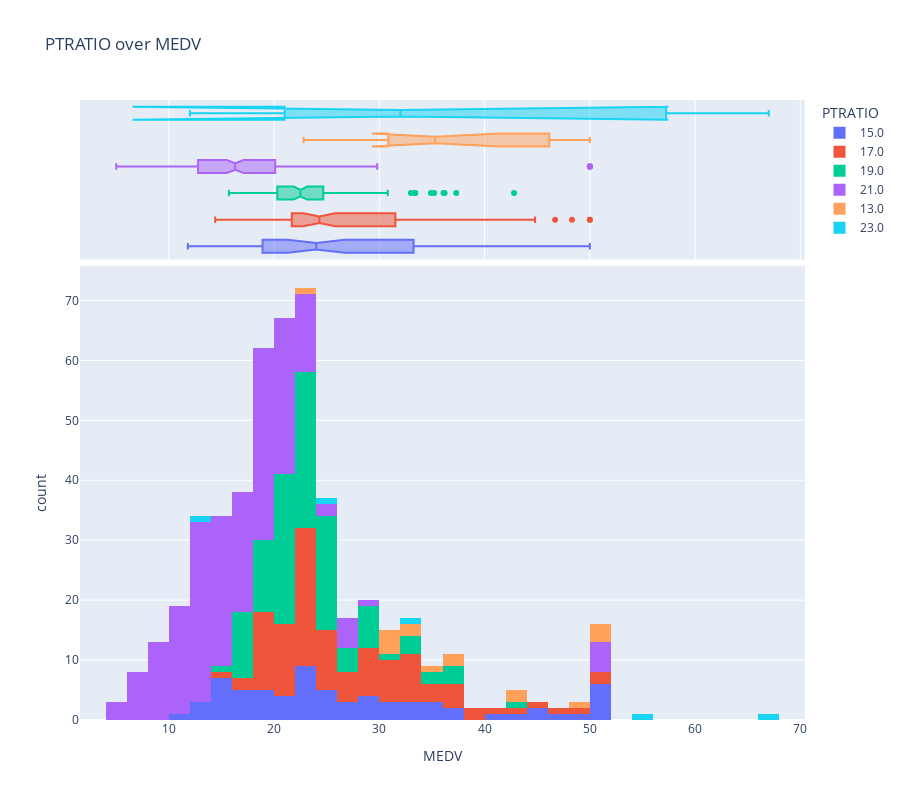

The notebook cell saved with this chart:
### Markdown cell above
#### below graph shows dependency of pupil rate in town on price of house, from which we can conclude that there is no determined dependency between these two values

### Code cell
px.histogram(
    data[["MEDV", "PTRATIO"]],
    x="MEDV",
    color="PTRATIO",
    marginal="box",
    title="PTRATIO over MEDV",
    height=800,
)

### Figure 1 — Plotly figure (JSON) as saved in the notebook; plotly's stock layout.template omitted (floating-point values rounded to 4 significant figures; data arrays with more than 128 entries replaced by an {"elided": "..."} marker saying what was removed)
{"data": [{"alignmentgroup": "True", "bingroup": "x", "hovertemplate": "PTRATIO=15.0<br>MEDV=%{x}<br>count=%{y}<extra></extra>", "legendgroup": "15.0", "marker": {"color": "#636efa", "pattern": {"shape": ""}}, "name": "15.0", "offsetgroup": "15.0", "orientation": "v", "showlegend": true, "type": "histogram", "x": [24, 22.9, 27.1, 16.5, 18.9, 15, 18.9, 21.7, 31.6, 13.4, 15.6, 11.8, 13.8, 15.6, 14.6, 17.8, 15.4, 21.5, 19.6, 15.3, 19.4, 17, 15.6, 13.1, 41.3, 24.3, 23.3, 27, 50, 50, 50, 22.7, 25, 50, 23.8, 23.8, 22.3, 17.4, 19.1, 32, 29.8, 34.9, 37, 30.5, 36.4, 31.1, 29.1, 50, 24.1, 42.3, 48.5, 50, 44, 35.1, 45.4, 35.4, 46, 32.2, 22, 23.9, 21.7, 28.6, 27.1, 20.3, 22.5, 29, 24.8, 32.7, 16.5], "xaxis": "x", "yaxis": "y"}, {"alignmentgroup": "True", "hovertemplate": "PTRATIO=15.0<br>MEDV=%{x}<extra></extra>", "legendgroup": "15.0", "marker": {"color": "#636efa"}, "name": "15.0", "notched": true, "offsetgroup": "15.0", "showlegend": false, "type": "box", "x": [24, 22.9, 27.1, 16.5, 18.9, 15, 18.9, 21.7, 31.6, 13.4, 15.6, 11.8, 13.8, 15.6, 14.6, 17.8, 15.4, 21.5, 19.6, 15.3, 19.4, 17, 15.6, 13.1, 41.3, 24.3, 23.3, 27, 50, 50, 50, 22.7, 25, 50, 23.8, 23.8, 22.3, 17.4, 19.1, 32, 29.8, 34.9, 37, 30.5, 36.4, 31.1, 29.1, 50, 24.1, 42.3, 48.5, 50, 44, 35.1, 45.4, 35.4, 46, 32.2, 22, 23.9, 21.7, 28.6, 27.1, 20.3, 22.5, 29, 24.8, 32.7, 16.5], "xaxis": "x2", "yaxis": "y2"}, {"alignmentgroup": "True", "bingroup": "x", "hovertemplate": "PTRATIO=17.0<br>MEDV=%{x}<br>count=%{y}<extra></extra>", "legendgroup": "17.0", "marker": {"color": "#EF553B", "pattern": {"shape": ""}}, "name": "17.0", "offsetgroup": "17.0", "orientation": "v", "showlegend": true, "type": "histogram", "x": [21.6, 34.7, 26.6, 25.3, 24.7, 21.2, 19.3, 20, 16.6, 14.4, 19.4, 19.7, 20.5, 25, 23.4, 35.4, 24.7, 23.5, 19.4, 23.6, 28.7, 22.6, 22, 28.4, 21.4, 38.7, 43.8, 33.2, 22.8, 18.8, 18.7, 18.5, 18.3, 21.2, 19.2, 20.4, 19.3, 23.1, 23.6, 22.6, 29.4, 23.2, 24.6, 29.9, 37.2, 39.8, 36.2, 37.9, 32.5, 26.4, 29.6, 50, 34.9, 32.9, 23.3, 28.7, 21.5, 23, 26.7, 21.7, 27.5, 30.1, 44.8, 50, 37.6, 31.6, 46.7, 31.5, 24.3, 31.7, 41.7, 48.3, 29, 24, 25.1, 31.5, 23.7, 23.3, 22, 20.1, 22.2, 23.7, 21.9, 20.9, 32.4, 32, 33.2, 33.1, 29.1, 23.2, 22.3, 24.8, 22, 26.4, 33.1, 19.3, 22.6, 19.8, 17.1, 19.4, 23.9, 31.2, 23.1, 24.5, 30.1], "xaxis": "x", "yaxis": "y"}, {"alignmentgroup": "True", "hovertemplate": "PTRATIO=17.0<br>MEDV=%{x}<extra></extra>", "legendgroup": "17.0", "marker": {"color": "#EF553B"}, "name": "17.0", "notched": true, "offsetgroup": "17.0", "showlegend": false, "type": "box", "x": [21.6, 34.7, 26.6, 25.3, 24.7, 21.2, 19.3, 20, 16.6, 14.4, 19.4, 19.7, 20.5, 25, 23.4, 35.4, 24.7, 23.5, 19.4, 23.6, 28.7, 22.6, 22, 28.4, 21.4, 38.7, 43.8, 33.2, 22.8, 18.8, 18.7, 18.5, 18.3, 21.2, 19.2, 20.4, 19.3, 23.1, 23.6, 22.6, 29.4, 23.2, 24.6, 29.9, 37.2, 39.8, 36.2, 37.9, 32.5, 26.4, 29.6, 50, 34.9, 32.9, 23.3, 28.7, 21.5, 23, 26.7, 21.7, 27.5, 30.1, 44.8, 50, 37.6, 31.6, 46.7, 31.5, 24.3, 31.7, 41.7, 48.3, 29, 24, 25.1, 31.5, 23.7, 23.3, 22, 20.1, 22.2, 23.7, 21.9, 20.9, 32.4, 32, 33.2, 33.1, 29.1, 23.2, 22.3, 24.8, 22, 26.4, 33.1, 19.3, 22.6, 19.8, 17.1, 19.4, 23.9, 31.2, 23.1, 24.5, 30.1], "xaxis": "x2", "yaxis": "y2"}, {"alignmentgroup": "True", "bingroup": "x", "hovertemplate": "PTRATIO=19.0<br>MEDV=%{x}<br>count=%{y}<extra></extra>", "legendgroup": "19.0", "marker": {"color": "#00cc96", "pattern": {"shape": ""}}, "name": "19.0", "offsetgroup": "19.0", "orientation": "v", "showlegend": true, "type": "histogram", "x": [33.4, 36.2, 28.7, 18.9, 20, 21, 24.7, 30.8, 34.9, 23.3, 19.6, 18.7, 16, 22.2, 25, 33, 22, 17.4, 20.9, 24.2, 21.7, 22.8, 23.4, 24.1, 21.4, 20, 20.8, 21.2, 20.3, 28, 23.9, 24.8, 22.9, 23.9, 26.6, 22.5, 22.2, 22.9, 25, 20.6, 22, 20.3, 20.5, 17.3, 18.8, 21.4, 15.7, 22.6, 24.4, 22.5, 24.4, 20, 21.7, 19.3, 22.4, 28.1, 23.7, 25, 17.6, 18.5, 24.3, 20.5, 24.5, 26.2, 24.4, 24.8, 29.6, 42.8, 20.7, 21.1, 25.2, 24.4, 35.2, 20.1, 28.5, 37.3, 27.9, 36.1, 28.4, 33.4, 28.2, 22.8, 20.3, 16.1, 22.1, 19.4, 21.6, 23.8, 16.2, 17.8, 19.8, 23.1, 21, 23.8, 23.1, 20.4, 18.5, 25, 24.6, 23, 22.2, 17.5, 17.2, 26.6, 22.9, 24.1, 18.6, 21.8, 24.5, 23.1, 19.7, 18.3, 21.2, 17.5, 16.8], "xaxis": "x", "yaxis": "y"}, {"alignmentgroup": "True", "hovertemplate": "PTRATIO=19.0<br>MEDV=%{x}<extra></extra>", "legendgroup": "19.0", "marker": {"color": "#00cc96"}, "name": "19.0", "notched": true, "offsetgroup": "19.0", "showlegend": false, "type": "box", "x": [33.4, 36.2, 28.7, 18.9, 20, 21, 24.7, 30.8, 34.9, 23.3, 19.6, 18.7, 16, 22.2, 25, 33, 22, 17.4, 20.9, 24.2, 21.7, 22.8, 23.4, 24.1, 21.4, 20, 20.8, 21.2, 20.3, 28, 23.9, 24.8, 22.9, 23.9, 26.6, 22.5, 22.2, 22.9, 25, 20.6, 22, 20.3, 20.5, 17.3, 18.8, 21.4, 15.7, 22.6, 24.4, 22.5, 24.4, 20, 21.7, 19.3, 22.4, 28.1, 23.7, 25, 17.6, 18.5, 24.3, 20.5, 24.5, 26.2, 24.4, 24.8, 29.6, 42.8, 20.7, 21.1, 25.2, 24.4, 35.2, 20.1, 28.5, 37.3, 27.9, 36.1, 28.4, 33.4, 28.2, 22.8, 20.3, 16.1, 22.1, 19.4, 21.6, 23.8, 16.2, 17.8, 19.8, 23.1, 21, 23.8, 23.1, 20.4, 18.5, 25, 24.6, 23, 22.2, 17.5, 17.2, 26.6, 22.9, 24.1, 18.6, 21.8, 24.5, 23.1, 19.7, 18.3, 21.2, 17.5, 16.8], "xaxis": "x2", "yaxis": "y2"}, {"alignmentgroup": "True", "bingroup": "x", "hovertemplate": "PTRATIO=21.0<br>MEDV=%{x}<br>count=%{y}<extra></extra>", "legendgroup": "21.0", "marker": {"color": "#ab63fa", "pattern": {"shape": ""}}, "name": "21.0", "offsetgroup": "21.0", "orientation": "v", "showlegend": true, "type": "histogram", "x": {"elided": "201 float values"}, "xaxis": "x", "yaxis": "y"}, {"alignmentgroup": "True", "hovertemplate": "PTRATIO=21.0<br>MEDV=%{x}<extra></extra>", "legendgroup": "21.0", "marker": {"color": "#ab63fa"}, "name": "21.0", "notched": true, "offsetgroup": "21.0", "showlegend": false, "type": "box", "x": {"elided": "201 float values"}, "xaxis": "x2", "yaxis": "y2"}, {"alignmentgroup": "True", "bingroup": "x", "hovertemplate": "PTRATIO=13.0<br>MEDV=%{x}<br>count=%{y}<extra></extra>", "legendgroup": "13.0", "marker": {"color": "#FFA15A", "pattern": {"shape": ""}}, "name": "13.0", "offsetgroup": "13.0", "orientation": "v", "showlegend": true, "type": "histogram", "x": [33.3, 30.3, 34.6, 50, 36, 30.1, 33.8, 43.1, 48.8, 31, 36.5, 22.8, 30.7, 50, 43.5, 50], "xaxis": "x", "yaxis": "y"}, {"alignmentgroup": "True", "hovertemplate": "PTRATIO=13.0<br>MEDV=%{x}<extra></extra>", "legendgroup": "13.0", "marker": {"color": "#FFA15A"}, "name": "13.0", "notched": true, "offsetgroup": "13.0", "showlegend": false, "type": "box", "x": [33.3, 30.3, 34.6, 50, 36, 30.1, 33.8, 43.1, 48.8, 31, 36.5, 22.8, 30.7, 50, 43.5, 50], "xaxis": "x2", "yaxis": "y2"}, {"alignmentgroup": "True", "bingroup": "x", "hovertemplate": "PTRATIO=23.0<br>MEDV=%{x}<br>count=%{y}<extra></extra>", "legendgroup": "23.0", "marker": {"color": "#19d3f3", "pattern": {"shape": ""}}, "name": "23.0", "offsetgroup": "23.0", "orientation": "v", "showlegend": true, "type": "histogram", "x": [12, 32, 54, 67, 24], "xaxis": "x", "yaxis": "y"}, {"alignmentgroup": "True", "hovertemplate": "PTRATIO=23.0<br>MEDV=%{x}<extra></extra>", "legendgroup": "23.0", "marker": {"color": "#19d3f3"}, "name": "23.0", "notched": true, "offsetgroup": "23.0", "showlegend": false, "type": "box", "x": [12, 32, 54, 67, 24], "xaxis": "x2", "yaxis": "y2"}], "layout": {"barmode": "relative", "height": 800, "legend": {"title": {"text": "PTRATIO"}, "tracegroupgap": 0}, "title": {"text": "PTRATIO over MEDV"}, "xaxis": {"anchor": "y", "domain": [0, 1], "title": {"text": "MEDV"}}, "xaxis2": {"anchor": "y2", "domain": [0, 1], "matches": "x", "showgrid": true, "showticklabels": false}, "yaxis": {"anchor": "x", "domain": [0, 0.7326], "title": {"text": "count"}}, "yaxis2": {"anchor": "x2", "domain": [0.7426, 1], "matches": "y2", "showgrid": false, "showline": false, "showticklabels": false, "ticks": ""}}}
